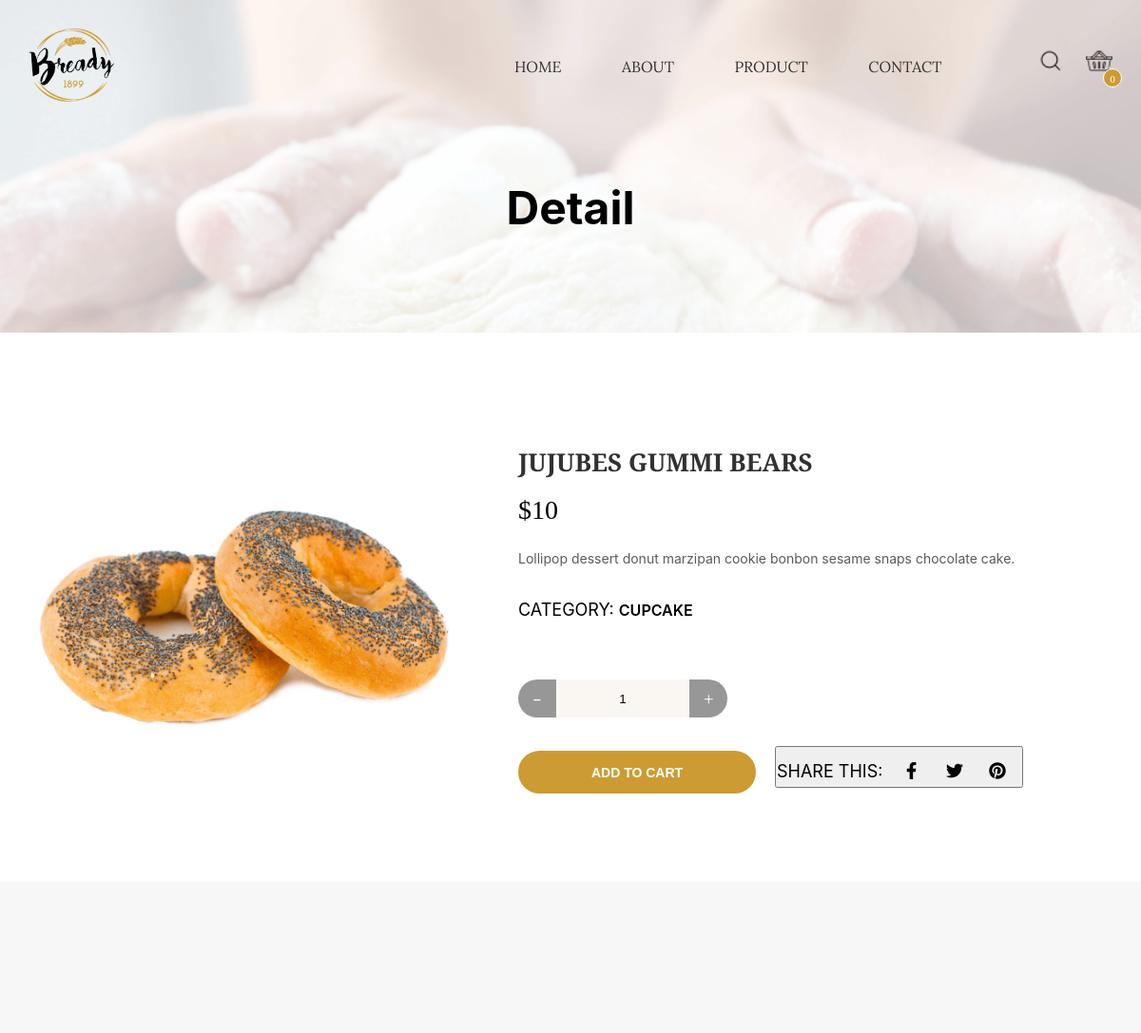
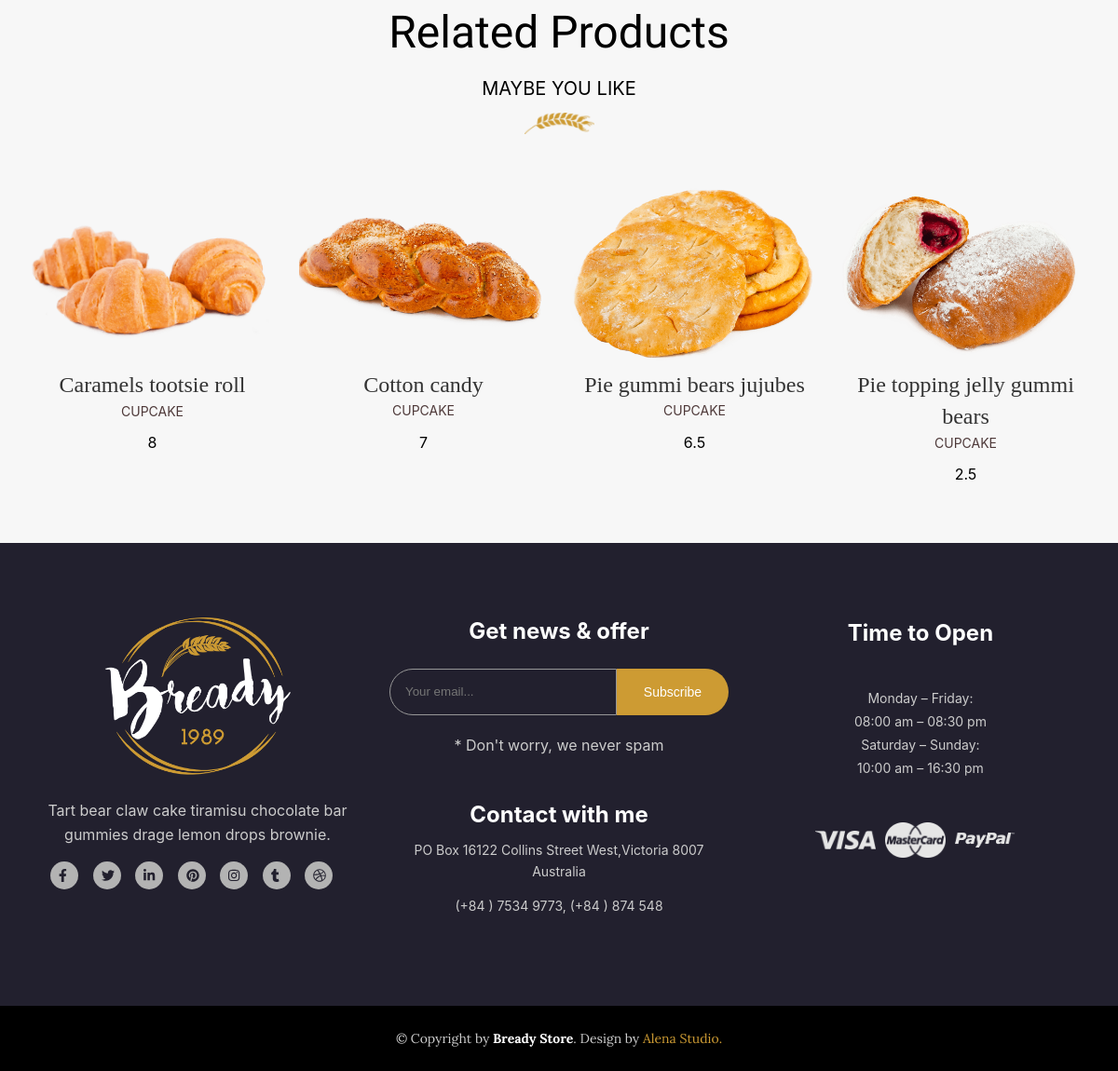
The page /?pages=detail&id=19 on the database its author committed (2 pictures, top to bottom).
### tables this page shows
CREATE TABLE `products` (
  `id` int(11) NOT NULL,
  `brandid` int(11) NOT NULL,
  `name` varchar(100) NOT NULL,
  `price` float NOT NULL,
  `image` varchar(500) NOT NULL,
  `quality` int(11) NOT NULL,
  `description` text NOT NULL,
  `status` tinyint(4) NOT NULL DEFAULT 1,
  `hot` tinyint(4) NOT NULL DEFAULT 0
);

CREATE TABLE `brand` (
  `id` int(11) NOT NULL,
  `brandName` varchar(50) NOT NULL,
  `status` tinyint(4) NOT NULL DEFAULT 1
);

### view/detail.php (the view, shortened to what this page needs)
<?php
    if (isset($_GET['id'])){
        $productId=$_GET['id'];
    }
    $sql="Select p.*,b.brandName from products as p, brand as b where b.id=p.brandid and p.id=".$productId;
    $product=mysqli_fetch_array($conn->query($sql));
?>
<div class="product__main">
    <div class="container">
        <div class="product__detail">
            <div class="row">
                <div class=" col l-5 m-12 c-12">
                    <div class="product__detail-thumb">
                        <img src="<?=$product['image']?>" alt="">
                    </div>
                </div>
                <div class="col l-7 m-12 c-12">
                    <div class="product__detail-info">
                        <h1><?=$product['name']?></h1>
                        <span class="product__detail-price">$<?=$product['price']?></span>
                        <div class="product__detail-desc">
                            <p>Lollipop dessert donut marzipan cookie bonbon sesame snaps chocolate cake.</p>
                        </div>
                        <div class="product__detail-status">
                            <h5>Category: <a href=""><?=$product['brandName']?></a> </h5>
                        </div>
                        <form action="index.php?func=addProduct" class="product__detail-form" method="post">
                            <div class="product__detail-number">
                                <div class="form-group-number">
                                    <button class="btn-detail minus"> <span>-</span></button>
                                    <input type="text" name="quality" class="form-control product-value" value="1">
                                    <button class="btn-detail plus"> <span>+</span> </button>
                                </div>
                            </div>
                            <div class="product__detail-sharing">
                                <button class="product-btn" name="submit" type="submit">Add to cart<button/>
                                    <p class="product__detail-share">share this:
                                        <a href="" class="product__detail-link"><i class="fab fa-facebook-f"></i></a>
                                        <a href="" class="product__detail-link"><i class="fab fa-twitter"></i></a>
                                        <a href="" class="product__detail-link"><i class="fab fa-pinterest"></i></a>
                                    </p>
                            </div>
                        </form>
                    </div>
                </div>
            </div>
        </div>
    </div>
</div>
<?php
    $brandid=$product['brandid'];
    $productid=$product['id'];
    $sql="Select p.*,b.brandName from products as p, brand as b where b.id=p.brandid and p.brandid='$brandid' having p.id !='$productid'";
    $productRelated=$conn->query($sql);
?>
<div class="product__main related">
    <div class="container">
        <div class="related__heading">
            <h3 class="related__head">Related Products</h3>
            <p class="related__text">MAYBE YOU LIKE</p>
            <span>
                <img src="./images/views/floral.png" alt="" class="head-image">
            </span>
        </div>
        <div class="row product">
            <?php foreach ($productRelated as $item):?>
                <div class="col l-3 m-6 c-12">
                    <div class="product-item">
                        <div class="product-thumbnail">
                        </div>
                        <div class="product-content">
                            <a href="?pages=detail&id=<?=$item['id']?>" class="product-title"><?=$item['name']?></a>
                            <p class="product-category"><?=$item['brandName']?></p>
                            <p class="product-price"><?=$item['price']?></p>
                        </div>
                    </div>
            </div>
            <?php endforeach;?>
        </div>
    </div>
</div>

### css/main.css (style rules this page uses)
:root { --black-color:#000000; --white-color:#ffffff; --footer-color:#22202e; --button-color:#cd9b33; --info-color:#c7c7c7; --max-width: 1170px; }
a { text-decoration: none; }
h1 { margin-bottom: 20px; font-size: 48px; font-weight: bold; font-style: normal; font-stretch: normal; line-height: 0.79; letter-spacing: normal; text-align: center; color: var(--black-color); font-family: BlinkMacSystemFont,"Lora", serif; }
h3 { font-family: "Kaushan Script", cursive; font-size:48px; font-weight:400; color: var(--black-color); margin-bottom: 10px; }
p { font-size: 20px; font-weight: 400; color: #000; font-family: BlinkMacSystemFont,"Lora", serif; margin-bottom: 10px; line-height: 1.6em; }
.head-image { max-width:75px; }
a { color:inherit; }
.form-control { border: none; background-color: transparent; border-bottom: 1px solid rgba(255, 255, 255, 0.4); color: #fff; padding-left: 0; text-indent: 0; outline: none; height:50px; border-radius:0 ; width: 100%; }
.btn-detail { background-color: #979797; display: inline-block; height: 40px; width: 40px; border: none; font-family: "Lora", serif; color: #fff; font-size: 20px; padding: 1px 15px; }

### css/styles.css (style rules this page uses)
* { padding: 0; margin: 0; box-sizing: border-box; }
html { font-size:14px; }
body { background-color:var(--white-color); font-family: BlinkMacSystemFont "Lora", serif; font-size: 14px; line-height: 1.42857143; color: #333; overflow-x: hidden; overflow-y: scroll; scroll-behavior: smooth; }
.container { padding: 0 30px; margin:0 auto; width: 100%; }
.deal__heading,.related__heading { padding-top:80px; text-align: center; margin-bottom: 40px; }
.product-item { height:auto; margin-bottom: 20px; position: relative; }
.product-title { font-size: 24px; color: var(--block-color); }
.product-category { text-transform: uppercase; color: #4e3939; font-size: 14px; }
.product-price { font-size:16px; }
.history,.product__main { padding:80px 0 40px; }
.product-thumbnail { width:260px; overflow: hidden; position: relative; }
.product-content { text-align: center; }
.product__detail { margin: 40px auto 50px; max-width: 1170px; }
.product__detail-thumb { width:470px; }
.product__detail-thumb img { width:100%; }
.product__detail-info { padding-left: 30px; float:left; }
.product__detail-info h1 { font-family: 'Libre Baskerville', serif; font-size: 26px; line-height: 32px; font-weight: 700; color: #313131; text-transform: uppercase; margin-bottom: 15px; text-align: inherit; }
.product__detail-price { font-size: 28px; color: #000; font-weight: 400; margin: 5px 0 20px; display:block; }
.product__detail-desc { margin-bottom:30px; }
.product__detail-desc p { font-size: 14px; line-height: 1.6em; color: #5b5b5b; }
.product__detail-status h5 { color: #000; text-transform: uppercase; font-size: 18px; font-weight: 400; margin-bottom: 15px; font-family: BlinkMacSystemFont,"Lora", serif; }
.product__detail-status a { font-size: 16px; font-weight: 600; }
.product__detail-form { padding-top: 45px; display: inline-block; }
.product__detail-number { width: 220px; float: left; padding-bottom: 30px; }
.form-group-number { display:flex; }
.form-group-number button span { color: var(--white-color); font-size: 20px; }
.minus { border-radius: 45px 0 0 45px; }
.plus { border-radius: 0 45px 45px 0; }
.product-value { color: var(--black-color); border-radius: 0; border: 0; text-align: center; background-color: #faf7f3; height: 40px; }
.product__detail-sharing { display:inline-block; }
.product-btn { background-color: var(--button-color); border: 2px solid var(--button-color); min-width:250px; margin-right: 20px; text-align: center; color: #fff; font-weight: 700; padding: 9px 60px 7px; line-height: 25px; font-size: 14px; text-transform: uppercase; border-radius: 30px; }
.product__detail-share { display:inline-block; margin-bottom: 0; padding-top: 10px; font-size: 18px; line-height: 30px; text-transform: uppercase; color: #000; font-weight: 400; }
.product__detail-share a:first-child { margin-left: 10px; }
.product__detail-link { margin-right: 10px; width: 30px; height: 30px; border-radius: 50%; vertical-align: top; display:inline-block; text-align: center; }
.related { background-color: #f7f7f7; }

### rows shown on the page
products: image (picture), name "JUJUBES GUMMI BEARS", price "10", brandid.brandName "CUPCAKE"
products: name "Caramels tootsie roll", brandid.brandName "CUPCAKE", price "8"
products: name "Cotton candy", brandid.brandName "CUPCAKE", price "7"
products: name "Pie gummi bears jujubes", brandid.brandName "CUPCAKE", price "6.5"
products: name "Pie topping jelly gummi bears", brandid.brandName "CUPCAKE", price "2.5"

### other values the page prints
$_GET['pages'] "Detail"
